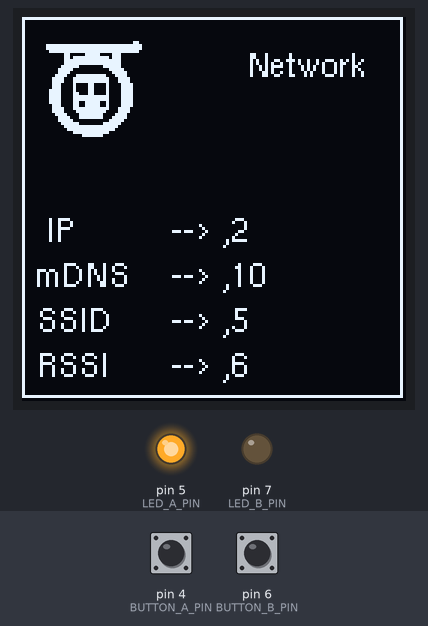
A program run on a simulated Arduino Nano, built with avr-gcc and run on an emulated ATmega328P. Parts: 128×128 one-colour display, output pins drawn as LEDs (lit = HIGH). The test bench sets the inputs (shaded band); at power-on: pin 4 (BUTTON_A_PIN) LOW, pin 6 (BUTTON_B_PIN) LOW.

Above: at 16.4 s.
16.5 s: pin 4 (BUTTON_A_PIN) pulled HIGH for 0.15 s
At 17.7 s:
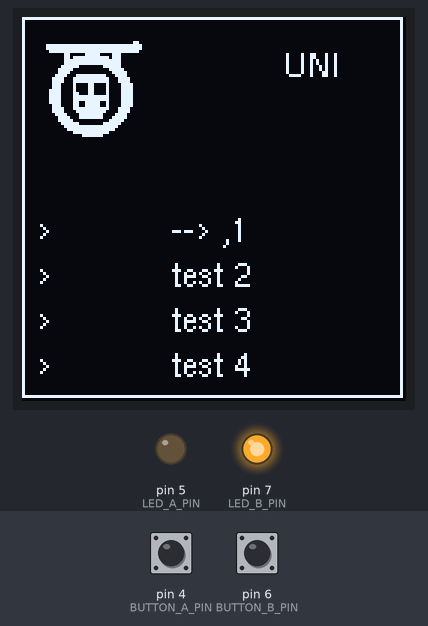
19.6 s: pin 4 (BUTTON_A_PIN) pulled HIGH for 1 s
At 22.0 s:
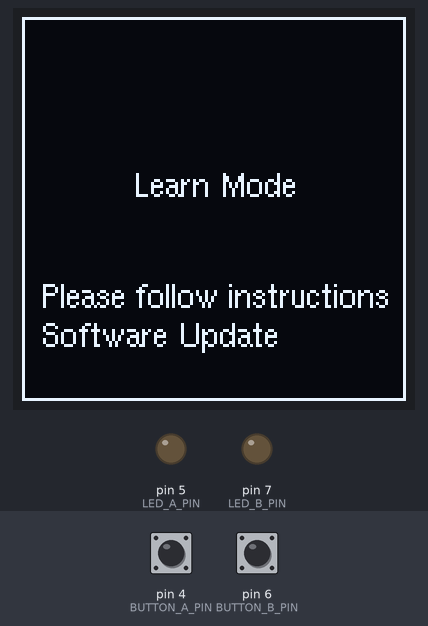
23.1 s: pin 4 (BUTTON_A_PIN) pulled HIGH for 3.2 s
At 29.0 s:
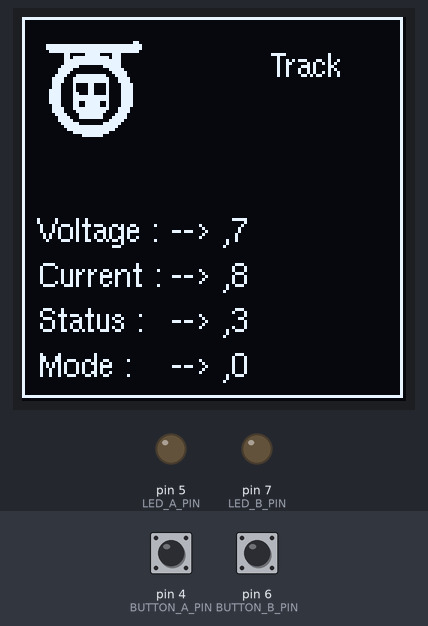
29.3 s: pin 4 (BUTTON_A_PIN) pulled HIGH for 0.15 s
At 29.9 s:
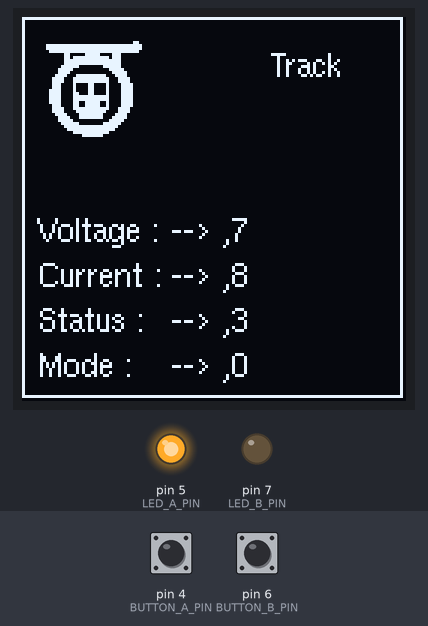
32.4 s: pin 6 (BUTTON_B_PIN) pulled HIGH for 0.15 s
At 39.0 s:
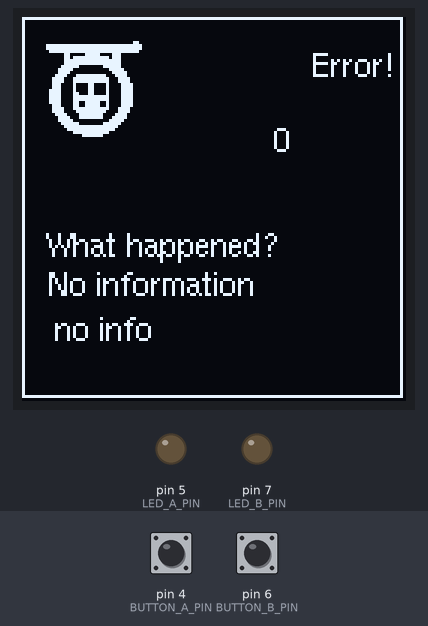
Timing chart, 0 to 39.5 s (numbered marks = the images above; inputs shaded):
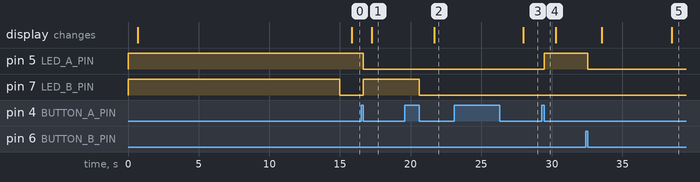

Measured:
- after the input at 16.5 s, pin 5 (LED_A_PIN): HIGH → LOW after 0.15 s; pin 7 (LED_B_PIN): LOW → HIGH after 0.15 s; the display: changes after 0.77 s (image 1)
- after the input at 19.6 s, pin 7 (LED_B_PIN): HIGH → LOW after 1.0 s instead of 2.0 s; the display: changes after 2.1 s (image 2)
- after the input at 23.1 s, the display: changes after 4.9 s (image 3)
- after the input at 29.3 s, pin 5 (LED_A_PIN): LOW → HIGH after 0.15 s
- after the input at 32.4 s, pin 5 (LED_A_PIN): HIGH → LOW after 0.15 s instead of 2.0 s; the display: first changes after 1.1 s (image 5 shows a later state)

The program:

main.cpp
```cpp
#include "main.h"

/* SH1107 128x128, I2C, Hardware I2C, Page-Mode */
OpenRemiseDisplay display;
// buttons for up and down
Buttons buttons;
// Protokoll instance
OpenRemiseProtokoll protokoll; // Protokoll  kommunikation über HW Uart
// software serial for debug output
#ifdef SERIAL_DEBUG
SoftwareSerial Debug_port(PROTOKOLL_RX_PIN, PROTOKOLL_TX_PIN);
#endif
/// @brief Setup function for initialization

void setup()
{
  SYS.State = MODE_INIT;
  SYS.Error_Code = ERROR_NONE; // Set error code to none initially
  SYS.time_stamp = millis();
  SYS.time_interval = WAIT_TIME_STARTTIME; // Set time interval for error display or other timed events
  SYS.Last_Run = millis();  // Initialize last run time to current time

// Schnittstellen initialisieren
#ifdef SERIAL_DEBUG
  Debug_port.begin(9600); // Debug port mit 9600 Baud software serial
  Debug_port.println(F("OpenRemise Display Debugport activ"));
#endif
  // Display initialisieren
#ifdef SERIAL_DEBUG
  Debug_port.println(F("SH1107 Init Test"));
#endif
  // Display initialisieren
  uint8_t ret = display.begin();
  if (ret != 0x00)
  {
#ifdef SERIAL_DEBUG
    Debug_port.println(F("Display init failed!"));
#endif
    SYS.State = MODE_ERROR;
    SYS.Error_Code = ERROR_DISPLAY;
  }
    // Buttons initialisieren
  buttons.begin(BUTTON_A_PIN, LED_A_PIN, BUTTON_B_PIN, LED_B_PIN); // Button and LED pins initialisieren
  buttons.SetLED(BUTTON_A, true);                                  // LED A an für Initialisierung#
  buttons.SetLED(BUTTON_B, true);                                 // LED B an für Initialisierung

    // Display initialisiert, Buttons initilisiert jetzt LEDs entsprechend setzen
  if (ret == 0x00)
  {
    // if  display is ok
    // Show welcome screen
    display.Set_Current_Screen(SCREEN_WELCOME);
    display.force_update(); // Force update to show welcome screen immediately
    // Set LEDs based on current screen
    //  not blink with button LEDS

      display.update();
  }
  else
  {
    // if display init failed, blink both LEDs to indicate error
    while (1)
    {
      buttons.SetLED(BUTTON_A, true);
      buttons.SetLED(BUTTON_B, false);
      delay(500);
      buttons.SetLED(BUTTON_A, false);
      buttons.SetLED(BUTTON_B, true);
      delay(500);
    }

  }

  Serial.begin(115200); // Protokoll kommunikation über HW Uart mit 115200 Baud
  // Protokoll initialisieren
  protokoll.begin(Serial); // Protokoll mit HW Serial als Transport initialisieren


  /* todo  rework */
  /* first there will be debug data on the RX
   *  wait  for the  first komplett Json data  set  in betrween {}
   */
  // Wait  for S3 sending json data on HW Uart mit 115200 Baud

  // wait for data for 5 sec

  /*todo real implementation should wait for specific data or event, here we just wait for 5 seconds to simulate waiting for data */
  while (millis() < SYS.time_stamp + SYS.time_interval)
   {
    // Here we could also check for specific data or events to proceed, for now we just wait for the time interval to pass
    // For example, we could check if protokoll has received specific data or if buttons have been pressed to proceed with initialization
    // This is just a placeholder implementation to simulate waiting for data during initialization
    protokoll.update();

    if(protokoll.Get_Protokoll_Error() == Data_Valid)
    {
    display.Set_Current_content( protokoll.getData(IDX_ID),SW_Version,"","","")  ;
      display.force_update();
      display.update();


    }


  }


   SYS.actuallscreen = display.Get_Current_Screen(); // Get current screen to provide the right content and set LEDs accordingly
   display.Set_Current_Screen(SCREEN_NETWORK);
   display.force_update(); // Force update to show network screen immediately
   // Initend, now main loop will take over and react on events and update display accordingly
  // setruntime interval for theloop
  SYS.time_interval = DISPLAY_UPDATE_INTERVAL; // Set time interval for loop iteration (e.g., 10 ms)
  Set_LEDS(SYS.actuallscreen); // Set LEDs based on current screen
}

/// @brief
// Main loop only get all information of the actuall screen and providet them to the adisplay
// important is that only the information for the actual screen will be
// taken from Protokoll modul.
// The buttons will be turned off after 5sec of inactivity ( no Button pushed, no event occured)
void loop()
{
  //SYS.sleep_triggered = false; // Flag to track if sleep mode has been triggered
  // Main loop
  SYS.time_stamp = millis(); // Update current time stamp at the beginning of the loop

  // get  the input from enviroment
  //  update Protokoll module with new data from HW Uart
  protokoll.update();
  // Ask  buttons
  buttons.update(); // return also button state !!!
                    // figure out  the system reaktions
  // Change  Screen  depending on button input and system state

  Set_next_Screen(display.Get_Current_Screen(), buttons.read()); // todo  implement this function to change screen based on button input and current screen
  Set_LEDS(display.Get_Current_Screen());                        // set LED status based on current screen and sleep mode
  Set_Content(display.Get_Current_Screen());                      // set content for the current screen based on data from Protokoll module and current screen

  // Check for inactivity and trigger sleep mode if needed
  if (buttons.read() != NO_BUTTONS)
  {
    SYS.Last_Run = millis();     // Update last run time
    SYS.sleep_triggered = false; // Reset sleep mode flag on activity
  }
  if (millis() - SYS.Last_Run >= SLEEP_TIMEOUT)
  {                             // Check for inactivity (10 seconds)
    SYS.sleep_triggered = true; // Set sleep mode flag
    SYS.State = MODE_SLEEP;     // Update system state to sleep
    // Additional sleep mode logic as needed
  }

  // Collect error codes from different modules and update system error code
  //Get_all_error_code(); // This function can be used to collect and return all error codes from different modules and update the system error code accordingly
  // Show all Errors in 5  sec cykle

  if (SYS.Error_Code != ERROR_NONE)
  {
    if (millis() - SYS.Last_Run > 5000)
    {                                         // If 5 seconds have passed since error occurred
      SYS.Error_Code = ERROR_NONE;            // Clear error code after displaying for 5 seconds only  for testing
      display.set_error_code(SYS.Error_Code); // Update display to clear error message
      display.Set_Current_Screen(SCREEN_MAIN);
      display.force_update(); // Force update to show main screen immediately after clearing error}
    }
      else
    {
      SYS.sleep_triggered = false; // wakup on error
      display.Set_Current_Screen(SCREEN_ERROR);
      display.force_update();                               // Force update to show error screen immediately
      display.set_error_code(SYS.Error_Code, "KOM ERROR!"); // Set error code and message for display
    }

    // reste error code after displaying
  }

  // Reakt on system state changes

  // Update the display content
  // if Screen has changed or if content has changed or if we are in error mode
  // and error code has changed or if we are in sleep mode and sleep mode is triggered


  if (display.Get_Current_Screen() != SYS.actuallscreen ) // neuer Screen
  {
     display.force_update(); // Force update to show new screen immediately

     SYS.time_stamp = millis(); // Update last run time when display is updated
 // Update display if content has changed or if we are in error mode or if sleep mode is triggered

    // reset update  conditions
    protokoll.reset_Content_Changed(); // Reset content changed flag after updating display
    SYS.actuallscreen = display.Get_Current_Screen(); // Update current screen variable after updating display
  }
  else
  { // New Data received
     if ((protokoll.Get_Content_Changed() ==true)
    &&( protokoll.Get_Protokoll_Error() == Data_Valid)) // Wait for the  complet Stream
 {  display.force_update(); // Force update to show new screen immediately
    SYS.time_stamp = millis(); // Update last run time when display is updated
    protokoll.reset_Content_Changed();
  }

  }


  display.update(); // Update display (e.g., refresh screen, handle animations, etc.)
}

// mamas  little helpers
// todo  implement this function to change screen based on button input and current screen

void Set_next_Screen(ScreenId id, uint8_t button_value)
{
 uint8_t       index=0;


  if (button_value >= RESET_REQUEST)
  {
    // both buttons held for reset request
    display.Set_Current_Screen(SCREEN_ERROR);
    SYS.State = MODE_RESET;
    SYS.Error_Code = ERROR_NONE; // Clear error code on reset
   return;
  }
    index=id ;
    if ((button_value & mask_Button_B) == BUTTON_B_PRESSED)
    {
      index=index+1;

    }
     if ((button_value & mask_Button_A) == BUTTON_A_PRESSED)
    {
       index=index-1;
    }

  // if we flash we will show the Learn screen
  // Dominant condition
 if (strcmp(protokoll.getData(IDX_STATUS),"OTA") == 0)
  {
              index = SCREEN_LEARN;
            }

 //we have to take care that the index is always between 0 and NUM_SCREENS-1
    if (index >= NUM_MENUE_SCREENS)
    {
      index = SCREEN_WELCOME+1; // Wrap around to the first screen left out welcome screen because it is only shown at the beginning and not in the normal loop

    }
    else if (index < SCREEN_WELCOME+1 )
    {
      index = NUM_MENUE_SCREENS - 1; // Wrap around to the last screen
    }

 display.Set_Current_Screen(index);
// Add more cases as needed for other screens and button interactions
}
/*************************************************************************************/
/// @brief Set LED status based on current screen index and sleep mode

void Set_LEDS(ScreenId idx)
{ // Set LED status based on current screen index and sleep mode
  if (SYS.sleep_triggered == true)
  {
    buttons.SetLED(BUTTON_A, LED_OFF);
    buttons.SetLED(BUTTON_B, LED_OFF);
  }
  else
  {// Set LED status based on current screen index
    switch (idx)
    {
    case SCREEN_WELCOME+1:
      buttons.SetLED(BUTTON_A, LED_OFF);
      buttons.SetLED(BUTTON_B, LED_ON);
      break;
  case     NUM_MENUE_SCREENS-1: // Number of screens in the menu, used for cycling through screens
      buttons.SetLED(BUTTON_A, LED_ON);
      buttons.SetLED(BUTTON_B, LED_OFF);
      break;
    default:
      buttons.SetLED(BUTTON_A, LED_ON);
      buttons.SetLED(BUTTON_B, LED_ON);
      break;
    }
  }
}
/*************************************************************************************/

/// @brief Sets the content for a specific screen index
/// @param idx The screen index to set content for
void Set_Content(ScreenId idx)
{

  switch (idx)
  {
  case SCREEN_MAIN:
    // Track daten
    // Voltage  format should be <XX.XX V> same for current <XX.XX A> and status <status code> and service <service code>
    //SCREEN_MAIN, false,"Track ","Voltage : ","Current :","Status :","Mode :"
    display.Set_Current_content(protokoll.getData(IDX_TRK_VOLTAGE),protokoll.getData(IDX_TRK_CURRENT), protokoll.getData(IDX_STATUS),  protokoll.getData(IDX_NONE), "  ");
    break;
  case SCREEN_NETWORK:
    // network daten  " IP ","mDNS ","SSID ","RSSI "
    display.Set_Current_content(protokoll.getData(IDX_IP), protokoll.getData(IDX_JSON_MDNS), protokoll.getData(IDX_WIFI_SSID), protokoll.getData(IDX_WIFI_PWR), "  ");
    break;
  case SCREEN_LEARN:
    //  Not implemented yet
    //Show OTA

    break;
  case SCREEN_UNI:
    // free screen  with free text
        display.Set_Current_content( protokoll.getData(IDX_ID), "test 2", "test 3", "test 4", "test 5");
    break;

  default:

    break;
  }
}
/***************************************************************************************/
void Get_all_error_code()
{
  // This function can be used to collect and return all error codes from different modules
// fehler der einzelene module sammeln und in SYS.Error_Code setzen

  SYS.Error_Code = ERROR_NONE; // Reset error code before collecting
  /*  DISPLAY macht wenig  Sinn weil es ja dan ach nicht angezeit werden kann  aber hier könnte man
   prüfen ob der Aktuelle screen gültig wäre */
  if (display.Get_Current_Screen() == SCREEN_INVALID)
  {
    SYS.Error_Code = ERROR_DISPLAY;
  }

  if (protokoll.Get_Protokoll_Error() != Data_Valid)
  {
    SYS.Error_Code = ERROR_PROTOKOLL;
  }
 // buttons haben keinen Fehlercode
 // Fehler die  von der S3  gemeldet werden (json daten)
  //Todo:  je nach dem wie die Fehler von der S3  gemeldet werden

  return;
  // Return or use the combined error code as needed
}
```

Buttons.h
```cpp
#pragma once


#include <Arduino.h>
#include <stdio.h>

// some defines for button states

#define BUTTON_A_PRESSED  0x10
#define BUTTON_B_PRESSED  0x01
#define BUTTON_A_HOLD     0x20
#define BUTTON_B_HOLD     0x02
#define NO_BUTTONS        0x00
#define mask_Button_A    0xF0
#define mask_Button_B    0x0F
#define mask_out_Button_A      0x0F
#define mask_out_Button_B      0xF0

#define BUTTON_A          0x00 //Index for Button A
#define BUTTON_B          0x01 //Index for Button B
#define RESET_REQUEST     0xEE
#define BUTTON_FAIL       0xFF

// LED state defines active LOW
#define LED_ON           LOW
#define LED_OFF          HIGH
#define Button_DEBOUNCE_TIME 50 // milliseconds
#define BUTTON_HOLD_TIME    160 // milliseconds
#define BUTTON_RESET_TIME   5000 // milliseconds


// Define the Buttons class
class Buttons {
public:
    Buttons(); // Constructor

    uint8_t begin(int Pin_a, int LED_a ,int Pin_b, int LED_b );
    uint8_t read();// Read button states application side
    uint8_t update() ; // Update button states HW side
    bool   SetLED(uint8_t led, bool state); // set LED state

private:
    // Private member variables and functions for button management
    // Example: Button state variables, debounce timers, etc.
   bool isPressed(uint8_t buttonId);// Check if button is pressed

    unsigned long Timer[2] = {0, 0}; // Timer for button A and B
    bool     TimerStart[2] = {0, 0}; // Start time for button A and B

    unsigned long HoldTime = 500; // milliseconds
    unsigned long ResetTime = 5000;// milliseconds

    bool Button_A_Hold = false;
    bool Button_B_Hold = false;
    uint8_t pinA;
    uint8_t pinB;
    uint8_t ledA;
    uint8_t ledB;
    uint8_t Button_state = NO_BUTTONS;

};


// End of Buttons.h
```

Display.h
```cpp
#pragma once

#include <Arduino.h>
#include <stdio.h>
#include <U8g2lib.h>// Include the U8g2 library for display handling
#include <Wire.h> // Include Wire library for I2C communication
#include "Logo.h" // Include logo bitmaps

// Define for the OpenRemiseDisplay
// define  for I2C Scanner

//#define I2C_SCANNER
//SCREEN position DEFINES
#define SCREEN_Title_x 128-32
#define SCREEN_Title_y 20
#define LOGO_x 8
#define LOGO_y 8
#define SCREEN_FIXED_X 5
#define SCREEN_FIXED_Y 75
#define SCREEN_LINE_DIS 15
#define SCREEN_DATA_X 50
#define SCREEN_LINE_1Y SCREEN_FIXED_Y
#define SCREEN_LINE_2Y SCREEN_LINE_1Y +SCREEN_LINE_DIS
#define SCREEN_LINE_3Y SCREEN_LINE_2Y +SCREEN_LINE_DIS
#define SCREEN_LINE_4Y SCREEN_LINE_3Y +SCREEN_LINE_DIS
#define SCREEN_LINE_5Y SCREEN_LINE_4Y +SCREEN_LINE_DIS

#define BLINKTIME 750   // Blinkzeit in Millisekunden
//Types
    enum ScreenId {
    SCREEN_WELCOME,
    SCREEN_NETWORK,
    SCREEN_MAIN,
    SCREEN_LEARN,
    SCREEN_UNI,    // Screen for direct write
    NUM_MENUE_SCREENS, // Number of screens in the menu, used for cycling through screens
    // Add more screens as needed
    SCREEN_ERROR,// should be the last screen before invalid because it is dominant and can only be left by reset or error resolution
    SCREEN_INVALID,// Invalid screen, can be used as default or error state on display issues
    NUM_SCREENS
};

// Define the OpenRemiseDisplay class
class OpenRemiseDisplay {


    public:
         // Konstruktor
   OpenRemiseDisplay();

   // basis Methoden
    uint8_t begin();
    uint8_t update(); // TAsk to update display
    uint8_t clear();
   // Anzeige Methoden
    void ShowWelcome(); // Show welcome screen
    void ShowNormalMode(); // Show dinamic content for normal operation
    void ShowNetwork(); //obsolete remove after cleanup
    void ShowError(); // Show error screen with error code and details
    void ShowInvalid(); // Show invalid screen if screen id is not valid or other display issues
    void ShowLearnMode();   // Show learn mode screen, not implemented yet but could be used for special functions or settings in the future

    //API

    void Set_Current_Screen(uint8_t screen_id);
    void Set_Current_content(const char* l1, const char* l2, const char* l3,const char* l4,const char* l5);
    ScreenId Get_Current_Screen() ;
    void update_screencontent();
    void set_error_code(uint8_t error_code, const char* error_str = nullptr);
    void set_info_string( const char* info);
    void force_update();


private:
    ScreenId current_screen;
    U8G2_SH1107_SEEED_128X128_1_HW_I2C u8g2;
    bool initialized_display;
    bool update_screen;

    bool BLink_STATE;
    uint32_t last_blink_time;


struct ScreenDescriptor {
    ScreenId id;
    bool blink;              // soll dieser Screen blinken?
    const char* const title;
    const char* const linie_1;
    const char* const linie_2;
    const char* const linie_3;
    const char* const linie_4;
    const char* const linie_5;
};
const ScreenDescriptor screens[NUM_SCREENS] =  {
    {SCREEN_INVALID, false,"INVALID! "," "," "," "," "}, // Default screen, not used but placeholder for index 0
    {SCREEN_WELCOME, false," "," "," "," "," "},
    {SCREEN_MAIN, false,"Track ","Voltage : ","Current :","Status :","Mode :"},
    {SCREEN_ERROR, true,"ERROR ","CODE :","What happend "," "," " },     //Fehler-Screen blinkt
    {SCREEN_NETWORK, false,"Network "," IP ","mDNS ","SSID ","RSSI " },
    {SCREEN_LEARN, true,"LEARN "," "," "," "," "},// Lernmodus blinkt
    {SCREEN_UNI,false," UNI ","> ","> ","> ","> " } // universal screen
    };

const char* content[5]; // 5 lines  but only the pointer will be kept.


uint8_t Display_error_code;
const char* Display_error_string;
const char* Display_info_string = nullptr;

/// @brief Toggle the blink state
// Hilfsfunktionen

void toggleBlinkState();
void  blinking_frame();
int8_t findScreenDescrpitorIndex ();

};
```

Source omitted: Logo.h (data table, 4649 bytes), learnmode.h (281 bytes), main.h (2065 bytes), protokoll.h (5909 bytes), Buttons.cpp (5029 bytes), Display.cpp (12095 bytes), Learn_mod.cpp (981 bytes), Protokoll_2.cpp (10524 bytes)
